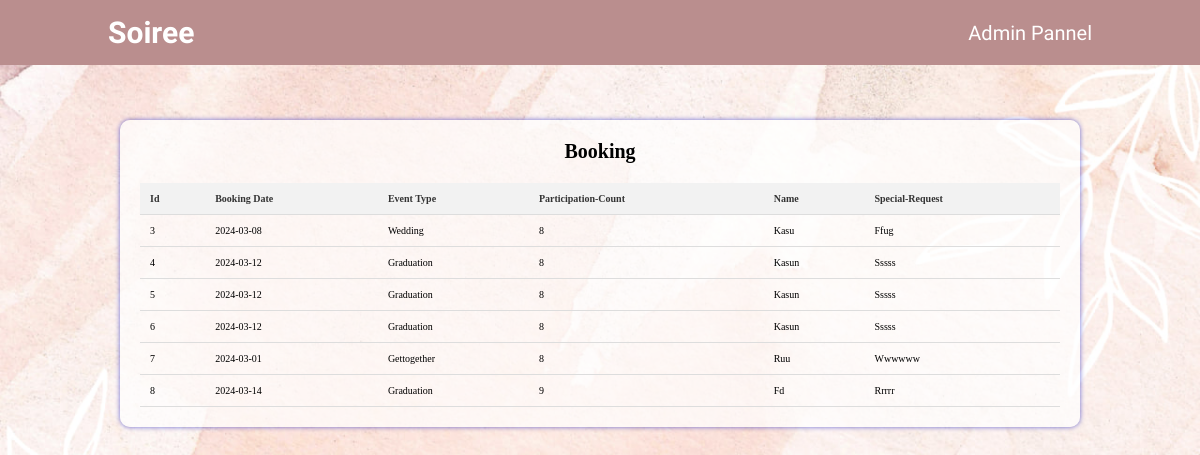
/viewpackage.php, run on the app's committed database.
### tables this page shows
CREATE TABLE `bookings` (
  `id` int(11) NOT NULL,
  `booking-date` date NOT NULL,
  `event-type` text NOT NULL,
  `participation-count` int(100) NOT NULL,
  `name` text NOT NULL,
  `special-request` text NOT NULL
);

### viewpackage.php (the view, shortened to what this page needs)
<!DOCTYPE html>
<head>
    <link rel="stylesheet" href="user.css">
    <link rel="stylesheet" href="https://cdnjs.cloudflare.com/ajax/libs/font-awesome/4.7.0/css/font-awesome.min.css">
</head>
<body class="body-background">
<header class="header">
      <a href="#" class="logo"><span>S</span>oiree</a>
      <nav class="navbar">
        <a href="adminindex.php">Admin pannel</a>
      </nav>
</header>
<body>
    <div class="container">
        <h1>Booking</h1>
        <?php
        require 'connect.php';
        $result = $conn->query("SELECT * FROM bookings");
        if ($result->num_rows > 0) {
            echo "<table border='1'>";
            echo "<tr>
            <th>Id</th>
            <th>Booking Date</th>
            <th>Event Type</th>
            <th>Participation-count</th>
            <th>Name</th>
            <th>Special-request</th>
            </tr>";
            while ($row = $result->fetch_assoc()) {
                echo "<tr>";
                echo "<td>" . $row['id'] . "</td>";
                echo "<td>" . $row['booking-date'] . "</td>";
                echo "<td>" . $row['event-type'] . "</td>";
                echo "<td>" . $row['participation-count'] . "</td>";
                echo "<td>" . $row['name'] . "</td>";
                echo "<td>" . $row['special-request'] . "</td>";
                echo "</tr>";
            }
            echo "</table>";
        } else {
            echo "No records found.";
        }
    ?>
    </div>
</body>
</html>

### user.css (style rules this page uses)
* { margin: 0; padding: 0; box-sizing: border-box; outline: none; border: none; text-decoration: none; text-transform: capitalize; transition: 0.9s linear; }
.body-background { background-image: url("back.jpg"); background-size: cover; background-position: center; background-repeat: no-repeat; margin-top: 150px; padding-top: 600px; }
.header { font-family: "Allura", cursive; font-size: 2rem; position: fixed; top: 0; left: 0; right: 0; z-index: 10000; background: #ba8e8e; display: flex; align-items: center; justify-content: space-between; padding: 1.5rem 9%; }
.header .logo { font-weight: bolder; color: #fff; font-size: 3rem; }
.header .logo span { color: #fff; }
.header .navbar a { font-size: 2rem; color: #ffffff; margin-left: 2rem; }
.container { width: 80%; margin: 0 auto; background-color: rgba(255, 255, 255, 0.7); padding: 20px; border-radius: 10px; box-shadow: 0px 0px 5px 0px rgba(24, 27, 191, 0.637); position: absolute; top: 120px; left: 50%; transform: translateX(-50%); }
h1 { text-align: center; color: #000000; margin-bottom: 20px; }
table { width: 100%; border-collapse: collapse; }
th, td { padding: 10px; text-align: left; border-bottom: 1px solid #ddd; }
th { background-color: #f2f2f2; color: #333; }

### data on the page
bookings: id "3", value "2024-03-08", value "Wedding", value "8", name "Kasu", value "Ffug"
bookings: id "4", value "2024-03-12", value "Graduation", value "8", name "Kasun", value "Sssss"
bookings: id "5", value "2024-03-12", value "Graduation", value "8", name "Kasun", value "Sssss"
bookings: id "6", value "2024-03-12", value "Graduation", value "8", name "Kasun", value "Sssss"
bookings: id "7", value "2024-03-01", value "Gettogether", value "8", name "Ruu", value "Wwwwww"
bookings: id "8", value "2024-03-14", value "Graduation", value "9", name "Fd", value "Rrrrr"
